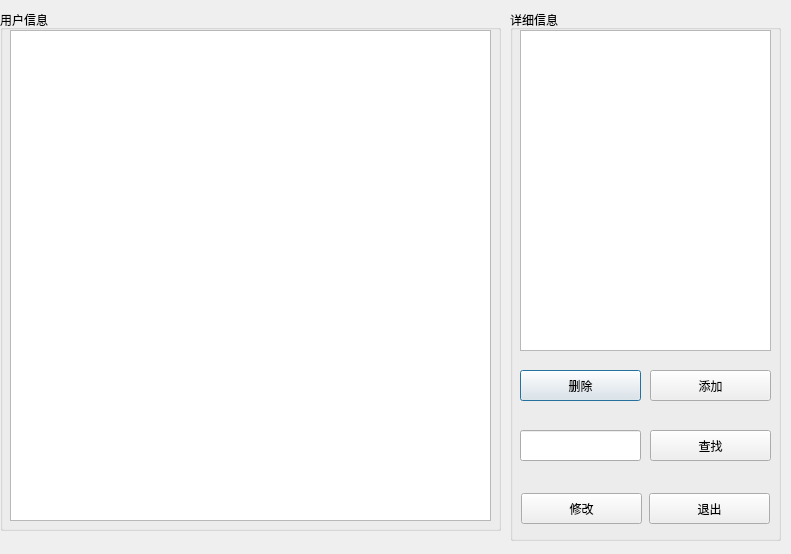
<?xml version="1.0" encoding="UTF-8"?>
<ui version="4.0">
 <class>AdminWindow</class>
 <widget class="QDialog" name="AdminWindow">
  <property name="windowModality">
   <enum>Qt::ApplicationModal</enum>
  </property>					 
  <property name="geometry">
   <rect>
    <x>0</x>
    <y>0</y>
    <width>791</width>
    <height>554</height>
   </rect>
  </property>
  <property name="minimumSize">
   <size>
    <width>791</width>
    <height>554</height>
   </size>
  </property>
  <property name="maximumSize">
   <size>
    <width>791</width>
    <height>554</height>
   </size>
  </property>							   		 
  <property name="windowTitle">
   <string>AdminWindow</string>
  </property>
  <widget class="QWidget" name="centralWidget">
   <widget class="QGroupBox" name="Information">
    <property name="geometry">
     <rect>
      <x>0</x>
      <y>10</y>
      <width>501</width>
      <height>521</height>
     </rect>
    </property>
    <property name="title">
     <string>用户信息</string>
    </property>
    <widget class="QTableView" name="StuView">
     <property name="geometry">
      <rect>
       <x>10</x>
       <y>20</y>
       <width>481</width>
       <height>491</height>
      </rect>
     </property>
     <property name="editTriggers">
      <set>QAbstractItemView::NoEditTriggers</set>
     </property>
     <property name="alternatingRowColors">
      <bool>true</bool>
     </property>
     <property name="selectionMode">
      <enum>QAbstractItemView::SingleSelection</enum>
     </property>
     <property name="selectionBehavior">
      <enum>QAbstractItemView::SelectRows</enum>
     </property>
     <property name="showGrid">
      <bool>false</bool>
     </property>
    </widget>
   </widget>
   <widget class="QGroupBox" name="Detailed">
    <property name="geometry">
     <rect>	   
     <x>510</x>
     <y>10</y>
      <width>271</width>
      <height>531</height>
     </rect>
    </property>
    <property name="title">
     <string>详细信息</string>
    </property>
    <widget class="QListWidget" name="DetailInfo">
     <property name="geometry">
      <rect>
       <x>10</x>
       <y>20</y>
       <width>251</width>
       <height>321</height>
      </rect>
     </property>
    </widget>
    <widget class="QPushButton" name="DelButton">
     <property name="geometry">
      <rect>
       <x>10</x>
       <y>360</y>
       <width>121</width>
       <height>31</height>
      </rect>
     </property>
     <property name="text">
      <string>删除</string>
     </property>
    </widget>
    <widget class="QPushButton" name="AddButton">
     <property name="geometry">
      <rect>
       <x>140</x>
       <y>360</y>
       <width>121</width>
       <height>31</height>
      </rect>
     </property>
     <property name="text">
      <string>添加</string>
     </property>
    </widget>
    <widget class="QLineEdit" name="TargetName">
     <property name="geometry">
      <rect>
       <x>10</x>
       <y>420</y>
       <width>121</width>
       <height>31</height>
      </rect>
     </property>
    </widget>
    <widget class="QPushButton" name="SearchButton">
     <property name="geometry">
      <rect>
       <x>140</x>
       <y>420</y>
       <width>121</width>
       <height>31</height>
      </rect>
     </property>
     <property name="text">
      <string>查找</string>
     </property>
    </widget>
    <widget class="QPushButton" name="ExitButton">
     <property name="geometry">
      <rect>
       <x>139</x>
       <y>483</y>
       <width>121</width>
       <height>31</height>
      </rect>
     </property>
     <property name="text">
      <string>退出</string>
     </property>
    </widget>
    <widget class="QPushButton" name="ModButton">
     <property name="geometry">
      <rect>
       <x>11</x>
       <y>483</y>
       <width>121</width>
       <height>31</height>
      </rect>
     </property>
     <property name="text">
      <string>修改</string>
     </property>
    </widget>
   </widget>
  </widget>
  <widget class="QStatusBar" name="statusBar"/>
 </widget>
 <layoutdefault spacing="6" margin="11"/>
 <tabstops>
  <tabstop>StuView</tabstop>
  <tabstop>DetailInfo</tabstop>
  <tabstop>DelButton</tabstop>
  <tabstop>AddButton</tabstop>
  <tabstop>TargetName</tabstop>
  <tabstop>SearchButton</tabstop>
  <tabstop>ModButton</tabstop>
  <tabstop>ExitButton</tabstop>
 </tabstops>
 <resources/>
 <connections/>
</ui>
